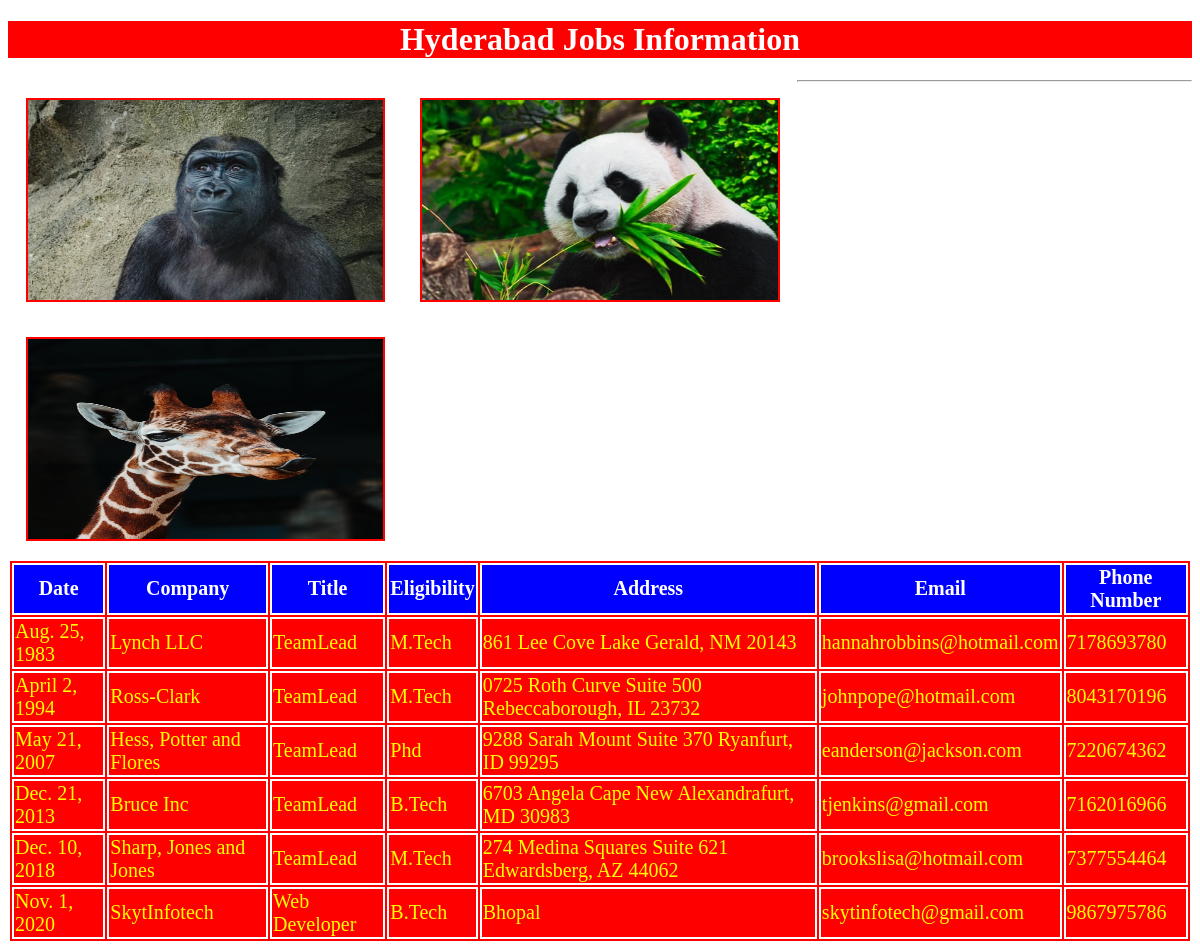
Screenshot of /hydjobs/ with the database file from the repository.
### testapp/models.py (models this page shows)
class hydjobs(models.Model):
    date=models.DateField();
    company=models.CharField(max_length=100);
    title=models.CharField(max_length=100);
    eligibility=models.CharField(max_length=100);
    address=models.CharField(max_length=100);
    email=models.EmailField();
    phonenumber=models.IntegerField();

### testapp/views.py (the view)
# urls.py: path('hydjobs/', views.hydjobs1),
def hydjobs1(request):
    jobs_list=hydjobs.objects.order_by('date')
    my_dic={'jobs_list':jobs_list}
    return render(request,'testapp/hydjobs.html',context=my_dic)

### templates/testapp/hydjobs.html (shortened to what this page needs)
<!DOCTYPE html>
{% load staticfiles %}
<html lang="en" dir="ltr">
  <head>
    <link rel="stylesheet" href="{% static "css/demo.css" %}">
  </head>
  <body>
    <h1>Hyderabad Jobs Information</h1>
    <img src="{%static "images/monkey.jfif" %}" alt="">
    <img src="{%static "images/panda.jfif" %}" alt="">
    <img src="{%static "images/zirraf.jfif" %}" alt="">
    <hr>
    {% if jobs_list %}
    <table>
      <thead>
        <th>Date</th>
        <th>Company</th>
        <th>Title</th>
        <th>Eligibility</th>
        <th>Address</th>
        <th>Email</th>
        <th>Phone Number</th>
      </thead>
      {% for job in jobs_list %}
      <tr>
        <td>{{job.date}}</td>
        <td>{{job.company}}</td>
        <td>{{job.title}}</td>
        <td>{{job.eligibility}}</td>
        <td>{{job.address}}</td>
        <td>{{job.email}}</td>
        <td>{{job.phonenumber}}</td>
      </tr>
      {% endfor %}
    </table>
    {% else %}
    <p>No Jobs Found in Hyderabad</p>
  {% endif %}
  </body>
</html>

### static/css/demo.css (style rules this page uses)
body { background: url(https://images.unsplash.com/photo-1603868947885-7e39010d088c?ixlib=rb-1.2.1&ixid=eyJhcHBfaWQiOjEyMDd9&auto=format&fit=crop&w=1050&q=80); background-repeat: no-repeat; background-size: cover; }
img { height: 200px; width: 30%; float: left; margin: 1.5%; border: 2px solid red; }
h1 { color: white; text-align: center; background: red; }
table,thead,th,tr,td { color: yellow; border: 2px solid white; font-size: 20px; margin: auto; background: red; }
thead,th { color: white; border: 2px solid white; font-size: 20px; margin: auto; background: blue; }

### rows the page displays
hydjobs: date "Aug. 25, 1983", company "Lynch LLC", title "TeamLead", eligibility "M.Tech", address "861 Lee Cove Lake Gerald, NM 20143", email "hannahrobbins@hotmail.com", phonenumber "7178693780"
hydjobs: date "April 2, 1994", company "Ross-Clark", title "TeamLead", eligibility "M.Tech", address "0725 Roth Curve Suite 500 Rebeccaborough, IL 23732", email "johnpope@hotmail.com", phonenumber "8043170196"
hydjobs: date "May 21, 2007", company "Hess, Potter and Flores", title "TeamLead", eligibility "Phd", address "9288 Sarah Mount Suite 370 Ryanfurt, ID 99295", email "eanderson@jackson.com", phonenumber "7220674362"
hydjobs: date "Dec. 21, 2013", company "Bruce Inc", title "TeamLead", eligibility "B.Tech", address "6703 Angela Cape New Alexandrafurt, MD 30983", email "tjenkins@gmail.com", phonenumber "7162016966"
hydjobs: date "Dec. 10, 2018", company "Sharp, Jones and Jones", title "TeamLead", eligibility "M.Tech", address "274 Medina Squares Suite 621 Edwardsberg, AZ 44062", email "brookslisa@hotmail.com", phonenumber "7377554464"
hydjobs: date "Nov. 1, 2020", company "SkytInfotech", title "Web Developer", eligibility "B.Tech", address "Bhopal", email "skytinfotech@gmail.com", phonenumber "9867975786"
